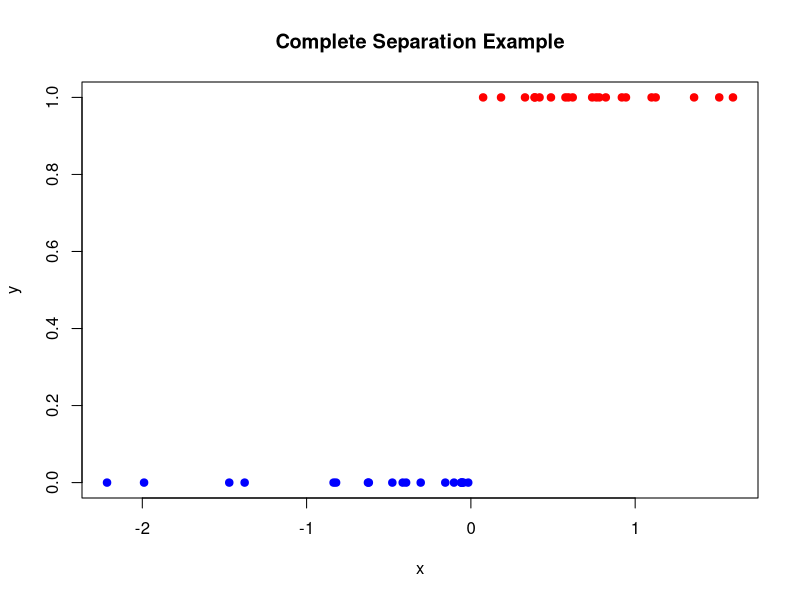
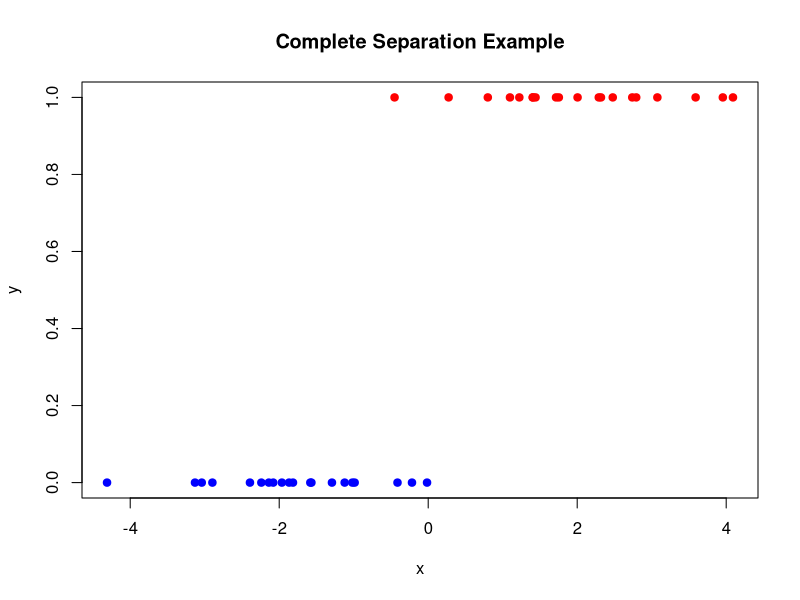

These figures' R source, in order:
# when two classes are completely separate
# The blue dots and reds are separable by a vertical line.
# so the slope will try to go to positive infinity, intercept tries to go to negative infinity
# we have big standard error. 
# 
set.seed(1)

# Generate completely separated data
n <- 40
x <- rnorm(n)

# Create perfectly separated classes:
# If x > 0 → Y = 1
# If x < 0 → Y = 0
y <- ifelse(x > 0, 1, 0)

plot(x, y, pch=19, col=ifelse(y==1, "red", "blue"),
     main="Complete Separation Example",
     xlab="x", ylab="y")

# Fit logistic regression
model <- glm(y ~ x, family = binomial)

summary(model)


# --------second example --------------

set.seed(2)

# Two clusters separated in x
x1 <- rnorm(20, mean = -2)
x2 <- rnorm(20, mean =  2)

x <- c(x1, x2)
y <- c(rep(0, 20), rep(1, 20))

plot(x, y, pch=19, col=ifelse(y==1, "red", "blue"),
     main="Complete Separation Example",
     xlab="x", ylab="y")

model <- glm(y ~ x, family = binomial)
summary(model)
